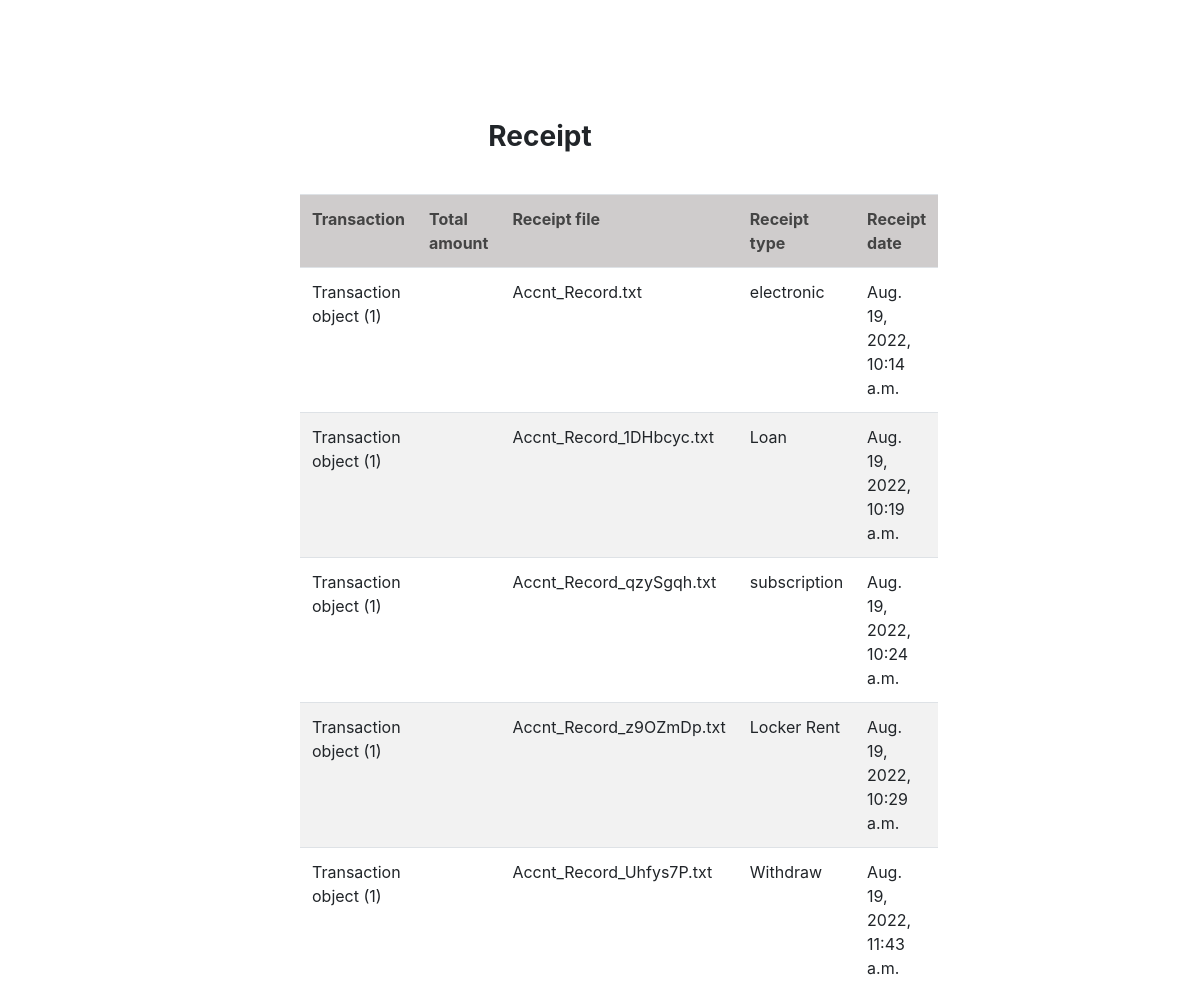
The page /wallet/receipts/ on the database its author committed.
### wallet/models.py (models this page shows)
class Receipt(models.Model):
    transaction = models.ForeignKey(Transaction, on_delete=models.CASCADE,related_name='transcation_b')
    receipt_date= models.DateTimeField(default=datetime.now)
    total_Amount= models.IntegerField(null=True)
    receipt_file = models.FileField(null=True)
    receipt_type = models.CharField(max_length=30,null=True)

class Transaction(models.Model):
    transaction_amount = models.IntegerField(null=True)
    date_time = models.DateTimeField(default=datetime.now,null=True)
    transaction_charge = models.IntegerField(null=True)
    wallet_one = models.ForeignKey("Wallet",on_delete= models.CASCADE,related_name="Transaction_wallet",null=True)
    destination_account = models.ForeignKey( Account,on_delete=models.CASCADE,related_name='account_a',null=True)
    origin_account =models.ForeignKey(Account, on_delete=models.CASCADE,related_name='account_b',null=True)
    receipt=models.ForeignKey(Account, on_delete=models.CASCADE,related_name='account_c',null=True)
    transaction_date = models.DateTimeField(default=datetime.now)
    transaction_charge = models.IntegerField(null=True)
    TRASACTION_TYPE_CHOICES = (
        ('D','Debit'),
        ('C','Credit'),
    )
    transaction_type = models.CharField(max_length=20, choices= TRASACTION_TYPE_CHOICES,null=True)
    wallet = models.ForeignKey(Wallet, on_delete=models.CASCADE,null=True)
    transaction_ref = models.CharField(max_length=20,null=True)

### wallet/views.py (the view)
# urls.py: path("receipts/", views.list_receipt,name="receipt_list"),
def list_receipt(request):
    receipts=models.Receipt.objects.all()
    return render(request,"wallet/receipt_list.html",{"receipts":receipts})

### wallet/templates/wallet/receipt_list.html (shortened to what this page needs)
<!doctype html>
<html lang="en">
  <head>
    <link rel="stylesheet" href="https://cdn.jsdelivr.net/npm/bootstrap@4.3.1/dist/css/bootstrap.min.css">
  </head>
  <body>
    <h3>Receipt</h3>
    <table class="table table-striped table-hover" style="width: 500px;">
            <th>Transaction</th>
            <th>Total amount</th>
            <th>Receipt file</th>
            <th>Receipt type</th>
            <th>Receipt date</th>
        {% for receipt in receipts %}
        <tr>
            <td>{{ receipt.transaction }}</td>
            <td>{{ receipt.total_amount }}</td>
            <td>{{ receipt.receipt_file }}</td>
            <td>{{ receipt.receipt_type }}</td>
            <td>{{ receipt.receipt_date }}</td>
        </tr>
    {%endfor%}
    </table>
  </body>
</html>

### wallet/templates/wallet/receipt_list.html (style rules this page uses)
table { margin-top: 40px; margin-left: 300px; margin-right: 120px; }
h3 { text-align: center; font-weight: bold; padding-top:120px ; padding-right: 120px; }
th { background-color: rgb(207, 204, 204); color: rgb(68, 68, 68); }

### rows shown on the page
Receipt: transaction "Transaction object (1)", receipt_file "Accnt_Record.txt", receipt_type "electronic", receipt_date "Aug. 19, 2022, 10:14 a.m."
Receipt: transaction "Transaction object (1)", receipt_file "Accnt_Record_1DHbcyc.txt", receipt_type "Loan", receipt_date "Aug. 19, 2022, 10:19 a.m."
Receipt: transaction "Transaction object (1)", receipt_file "Accnt_Record_qzySgqh.txt", receipt_type "subscription", receipt_date "Aug. 19, 2022, 10:24 a.m."
Receipt: transaction "Transaction object (1)", receipt_file "Accnt_Record_z9OZmDp.txt", receipt_type "Locker Rent", receipt_date "Aug. 19, 2022, 10:29 a.m."
Receipt: transaction "Transaction object (1)", receipt_file "Accnt_Record_Uhfys7P.txt", receipt_type "Withdraw", receipt_date "Aug. 19, 2022, 11:43 a.m."
